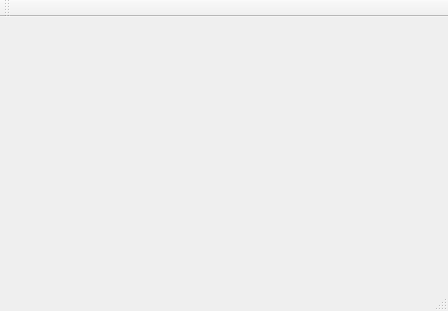
<?xml version="1.0" encoding="UTF-8"?>
<ui version="4.0">
 <class>MainWindow</class>
 <widget class="QMainWindow" name="MainWindow">
  <property name="geometry">
   <rect>
    <x>0</x>
    <y>0</y>
    <width>448</width>
    <height>311</height>
   </rect>
  </property>
  <property name="acceptDrops">
   <bool>true</bool>
  </property>
  <property name="windowTitle">
   <string>MainWindow</string>
  </property>
  <widget class="QWidget" name="centralWidget"/>
  <widget class="QMenuBar" name="menuBar">
   <property name="geometry">
    <rect>
     <x>0</x>
     <y>0</y>
     <width>448</width>
     <height>19</height>
    </rect>
   </property>
  </widget>
  <widget class="QToolBar" name="mainToolBar">
   <attribute name="toolBarArea">
    <enum>TopToolBarArea</enum>
   </attribute>
   <attribute name="toolBarBreak">
    <bool>false</bool>
   </attribute>
  </widget>
  <widget class="QStatusBar" name="statusBar"/>
 </widget>
 <layoutdefault spacing="6" margin="11"/>
 <resources/>
 <connections/>
</ui>
